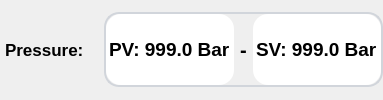
                               <widget class="QWidget" name="widget_55" native="true">
                                <property name="sizePolicy">
                                 <sizepolicy hsizetype="Preferred" vsizetype="Preferred">
                                  <horstretch>0</horstretch>
                                  <verstretch>0</verstretch>
                                 </sizepolicy>
                                </property>
                                <property name="styleSheet">
                                 <string notr="true"/>
                                </property>
                                <layout class="QHBoxLayout" name="horizontalLayout_163" stretch="0,0">
                                 <property name="spacing">
                                  <number>5</number>
                                 </property>
                                 <property name="leftMargin">
                                  <number>0</number>
                                 </property>
                                 <property name="topMargin">
                                  <number>0</number>
                                 </property>
                                 <property name="rightMargin">
                                  <number>0</number>
                                 </property>
                                 <property name="bottomMargin">
                                  <number>0</number>
                                 </property>
                                 <item>
                                  <widget class="QWidget" name="widget_107" native="true">
                                   <property name="sizePolicy">
                                    <sizepolicy hsizetype="Preferred" vsizetype="Preferred">
                                     <horstretch>0</horstretch>
                                     <verstretch>0</verstretch>
                                    </sizepolicy>
                                   </property>
                                   <layout class="QVBoxLayout" name="verticalLayout_84" stretch="0">
                                    <property name="leftMargin">
                                     <number>0</number>
                                    </property>
                                    <property name="topMargin">
                                     <number>0</number>
                                    </property>
                                    <property name="rightMargin">
                                     <number>0</number>
                                    </property>
                                    <property name="bottomMargin">
                                     <number>0</number>
                                    </property>
                                    <item>
                                     <widget class="QWidget" name="widget_108" native="true">
                                      <property name="styleSheet">
                                       <string notr="true">border-left: None;
border-radius: 5px;</string>
                                      </property>
                                      <layout class="QVBoxLayout" name="verticalLayout_85" stretch="0">
                                       <property name="spacing">
                                        <number>10</number>
                                       </property>
                                       <property name="leftMargin">
                                        <number>5</number>
                                       </property>
                                       <property name="topMargin">
                                        <number>0</number>
                                       </property>
                                       <property name="rightMargin">
                                        <number>0</number>
                                       </property>
                                       <property name="bottomMargin">
                                        <number>0</number>
                                       </property>
                                       <item>
                                        <widget class="QWidget" name="widget_109" native="true">
                                         <layout class="QVBoxLayout" name="verticalLayout_86">
                                          <property name="spacing">
                                           <number>15</number>
                                          </property>
                                          <property name="leftMargin">
                                           <number>0</number>
                                          </property>
                                          <property name="topMargin">
                                           <number>10</number>
                                          </property>
                                          <property name="rightMargin">
                                           <number>0</number>
                                          </property>
                                          <property name="bottomMargin">
                                           <number>10</number>
                                          </property>
                                          <item>
                                           <widget class="QWidget" name="widget_110" native="true">
                                            <property name="maximumSize">
                                             <size>
                                              <width>16777215</width>
                                              <height>75</height>
                                             </size>
                                            </property>
                                            <layout class="QHBoxLayout" name="horizontalLayout_190" stretch="0">
                                             <property name="leftMargin">
                                              <number>0</number>
                                             </property>
                                             <property name="topMargin">
                                              <number>0</number>
                                             </property>
                                             <property name="rightMargin">
                                              <number>5</number>
                                             </property>
                                             <property name="bottomMargin">
                                              <number>0</number>
                                             </property>
                                             <item>
                                              <widget class="QLabel" name="label_128">
                                               <property name="font">
                                                <font>
                                                 <family>Segoe UI</family>
                                                 <pointsize>13</pointsize>
                                                 <weight>75</weight>
                                                 <italic>false</italic>
                                                 <bold>true</bold>
                                                </font>
                                               </property>
                                               <property name="text">
                                                <string>Pressure:</string>
                                               </property>
                                              </widget>
                                             </item>
                                            </layout>
                                           </widget>
                                          </item>
                                         </layout>
                                        </widget>
                                       </item>
                                      </layout>
                                     </widget>
                                    </item>
                                   </layout>
                                  </widget>
                                 </item>
                                 <item>
                                  <widget class="QWidget" name="widget_114" native="true">
                                   <property name="styleSheet">
                                    <string notr="true">border-left: None;</string>
                                   </property>
                                   <layout class="QVBoxLayout" name="verticalLayout_87" stretch="0">
                                    <property name="leftMargin">
                                     <number>0</number>
                                    </property>
                                    <property name="topMargin">
                                     <number>0</number>
                                    </property>
                                    <property name="rightMargin">
                                     <number>0</number>
                                    </property>
                                    <property name="bottomMargin">
                                     <number>0</number>
                                    </property>
                                    <item>
                                     <widget class="QWidget" name="widget_115" native="true">
                                      <property name="styleSheet">
                                       <string notr="true">QDoubleSpinBox
{
    border: 2px solid #D1D5DB;
    border-radius: 15px;
}
QDoubleSpinBox:focus {
    border: 2px solid #0B7EC8;
}
QSpinBox
{
    border: 2px solid #D1D5DB;
    border-radius: 15px;
}
QSpinBox:focus {
    border: 2px solid #0B7EC8;
}</string>
                                      </property>
                                      <layout class="QVBoxLayout" name="verticalLayout_88">
                                       <property name="spacing">
                                        <number>15</number>
                                       </property>
                                       <property name="leftMargin">
                                        <number>0</number>
                                       </property>
                                       <property name="topMargin">
                                        <number>10</number>
                                       </property>
                                       <property name="rightMargin">
                                        <number>0</number>
                                       </property>
                                       <property name="bottomMargin">
                                        <number>10</number>
                                       </property>
                                       <item>
                                        <widget class="QWidget" name="widget_167" native="true">
                                         <property name="maximumSize">
                                          <size>
                                           <width>16777215</width>
                                           <height>75</height>
                                          </size>
                                         </property>
                                         <layout class="QHBoxLayout" name="horizontalLayout_37">
                                          <property name="spacing">
                                           <number>10</number>
                                          </property>
                                          <property name="leftMargin">
                                           <number>10</number>
                                          </property>
                                          <property name="topMargin">
                                           <number>0</number>
                                          </property>
                                          <property name="rightMargin">
                                           <number>0</number>
                                          </property>
                                          <property name="bottomMargin">
                                           <number>0</number>
                                          </property>
                                          <item>
                                           <widget class="QWidget" name="widget_118" native="true">
                                            <property name="styleSheet">
                                             <string notr="true">QWidget{
    border: 2px solid #D1D5DB;
    border-radius: 15px;
}
QWidget:focus {
    border: 2px solid #0B7EC8;
}
QDoubleSpinBox
{
    border: none;
}
QSpinBox
{
    border: none;
}</string>
                                            </property>
                                            <layout class="QHBoxLayout" name="horizontalLayout_192" stretch="0,0,0">
                                             <property name="leftMargin">
                                              <number>2</number>
                                             </property>
                                             <property name="topMargin">
                                              <number>2</number>
                                             </property>
                                             <property name="rightMargin">
                                              <number>2</number>
                                             </property>
                                             <property name="bottomMargin">
                                              <number>2</number>
                                             </property>
                                             <item>
                                              <widget class="QDoubleSpinBox" name="pressure_pv_displ">
                                               <property name="sizePolicy">
                                                <sizepolicy hsizetype="Expanding" vsizetype="Preferred">
                                                 <horstretch>0</horstretch>
                                                 <verstretch>0</verstretch>
                                                </sizepolicy>
                                               </property>
                                               <property name="font">
                                                <font>
                                                 <family>Segoe UI</family>
                                                 <pointsize>14</pointsize>
                                                 <weight>75</weight>
                                                 <italic>false</italic>
                                                 <bold>true</bold>
                                                </font>
                                               </property>
                                               <property name="styleSheet">
                                                <string notr="true"/>
                                               </property>
                                               <property name="alignment">
                                                <set>Qt::AlignCenter</set>
                                               </property>
                                               <property name="readOnly">
                                                <bool>true</bool>
                                               </property>
                                               <property name="buttonSymbols">
                                                <enum>QAbstractSpinBox::NoButtons</enum>
                                               </property>
                                               <property name="prefix">
                                                <string>PV: </string>
                                               </property>
                                               <property name="suffix">
                                                <string> Bar</string>
                                               </property>
                                               <property name="decimals">
                                                <number>1</number>
                                               </property>
                                               <property name="maximum">
                                                <double>999.000000000000000</double>
                                               </property>
                                               <property name="value">
                                                <double>999.000000000000000</double>
                                               </property>
                                              </widget>
                                             </item>
                                             <item>
                                              <widget class="QLabel" name="label_30">
                                               <property name="font">
                                                <font>
                                                 <family>Segoe UI</family>
                                                 <pointsize>15</pointsize>
                                                 <weight>75</weight>
                                                 <bold>true</bold>
                                                </font>
                                               </property>
                                               <property name="styleSheet">
                                                <string notr="true">border: none;
</string>
                                               </property>
                                               <property name="text">
                                                <string>-</string>
                                               </property>
                                               <property name="alignment">
                                                <set>Qt::AlignCenter</set>
                                               </property>
                                              </widget>
                                             </item>
                                             <item>
                                              <widget class="QDoubleSpinBox" name="pressure_sv_input">
                                               <property name="sizePolicy">
                                                <sizepolicy hsizetype="Expanding" vsizetype="Preferred">
                                                 <horstretch>0</horstretch>
                                                 <verstretch>0</verstretch>
                                                </sizepolicy>
                                               </property>
                                               <property name="font">
                                                <font>
                                                 <family>Segoe UI</family>
                                                 <pointsize>14</pointsize>
                                                 <weight>75</weight>
                                                 <italic>false</italic>
                                                 <bold>true</bold>
                                                </font>
                                               </property>
                                               <property name="styleSheet">
                                                <string notr="true"/>
                                               </property>
                                               <property name="alignment">
                                                <set>Qt::AlignCenter</set>
                                               </property>
                                               <property name="readOnly">
                                                <bool>false</bool>
                                               </property>
                                               <property name="buttonSymbols">
                                                <enum>QAbstractSpinBox::NoButtons</enum>
                                               </property>
                                               <property name="prefix">
                                                <string>SV: </string>
                                               </property>
                                               <property name="suffix">
                                                <string> Bar</string>
                                               </property>
                                               <property name="decimals">
                                                <number>1</number>
                                               </property>
                                               <property name="maximum">
                                                <double>999.000000000000000</double>
                                               </property>
                                               <property name="value">
                                                <double>999.000000000000000</double>
                                               </property>
                                              </widget>
                                             </item>
                                            </layout>
                                           </widget>
                                          </item>
                                         </layout>
                                        </widget>
                                       </item>
                                      </layout>
                                     </widget>
                                    </item>
                                   </layout>
                                  </widget>
                                 </item>
                                </layout>
                               </widget>
